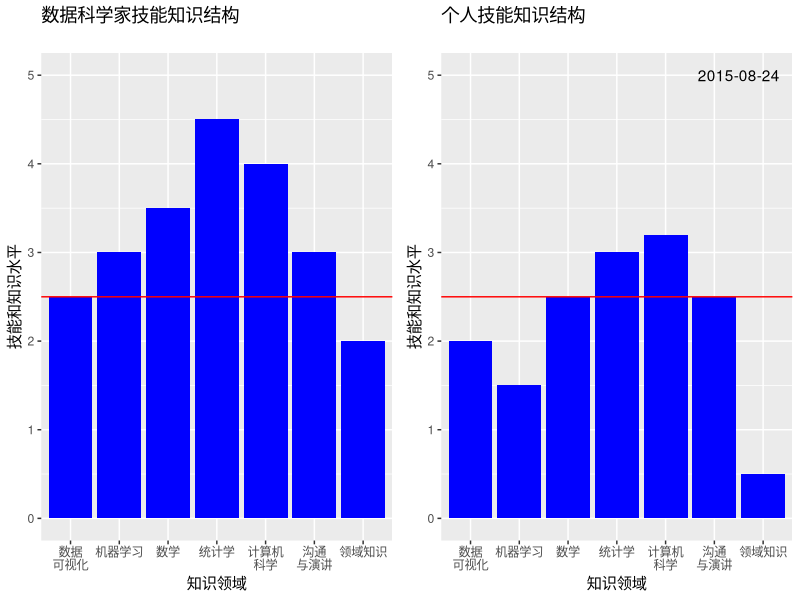

Recreate this plot in R.
 ##时间：2015-08-24
 ##功能：比较个人目前技能结构作为改进方向
 rm(list=ls()) 
 library(ggplot2) 
 library(grid)
#数据
 field <- c("数据可视化","机器学习","数学","统计学","计算机科学","沟通与演讲","领域知识") 
 score <- c(2.5,3,3.5,4.5,4,3,2) 
 Mscore <- c(2,1.5,2.5,3,3.2,2.5,0.5)
 structure <-  data.frame(field,score) 
 Mstructure <- data.frame(field,Mscore) 

 ##数据科学家知识结构
p <- ggplot(structure,aes(x=field,y=score))+geom_bar(stat="identity",fill="blue") 
#修改列别在坐标轴的项目顺序
p <- p+scale_x_discrete(limits=field,labels=c("数据\n可视化","机器学习","数学","统计学","计算机\n科学","沟通\n与演讲","领域知识"))
#添加直线
#p <- p+geom_hline(yintercept=2.5,colour="red")+scale_y_continuous(breaks=c(0,1,2,3,4,5),limits=c(0,5),labels=c("空无","了解","熟练","优秀","卓越","顶尖"))
p <- p+geom_hline(yintercept=2.5,colour="red")+scale_y_continuous(limits=c(0,5))
#设置坐标轴标签#设置标题
p <- p+labs(x="知识领域",y="技能和知识水平",title="数据科学家技能知识结构\n")
#组建数据分析团队，考虑所要解决的问题以及成员的技能构成

##个人目前知识结构
M<- ggplot(Mstructure,aes(x=field,y=Mscore))+geom_bar(stat="identity",fill="blue") 
#修改列别在坐标轴的项目顺序
M <- M+scale_x_discrete(limits=field,labels=c("数据\n可视化","机器学习","数学","统计学","计算机\n科学","沟通\n与演讲","领域知识"))
#添加直线
M <- M+geom_hline(yintercept=2.5,colour="red")+scale_y_continuous(limits=c(0,5))
#设置坐标轴标签#设置标题#添加时间注解
M <- M+labs(x="知识领域",y="技能和知识水平",title="个人技能知识结构\n")+annotate("text",x=6.5,y=5,label="2015-08-24")

##把两幅图放在一个页面上
#加载grid包
#library(grid)
##清除当前设备或移动到新的page
grid.newpage()
##用viewport创建视图窗口，并用grid.layout创建布局，同时把布局给视窗
VP <- viewport(layout = grid.layout(1, 2))
##用pushViewport()命令锁定该图层，使之成为目标区域
pushViewport(VP)
#创建布局函数,函数参数是放置图形的位置
vplayout <- function(x, y) viewport(layout.pos.row = x, layout.pos.col = y)
#绘图
print(p, vp = vplayout(1, 1))
print(M, vp = vplayout(1, 2))
